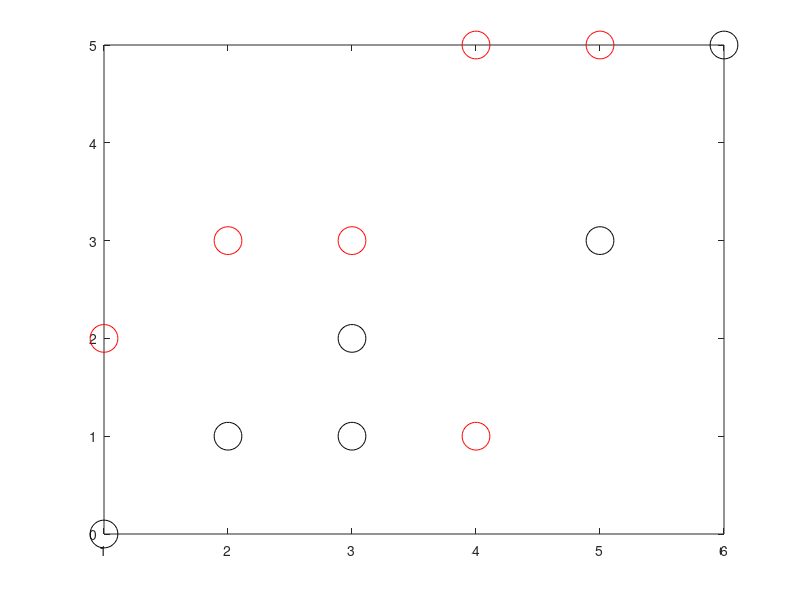

MATLAB code to generate this figure: (Note: this script raises an error after producing the figure.)
close 
close all
clc
x1 = [1,2;2,3;3,3;4,5;5,5]'; %vanilla

x1 = [1,2;2,3;3,3;4,1;4,5;5,5]';
x2 = [1,0;2,1;3,1;3,2;5,3;6,5]';
figure
plot(x1(1,:),x1(2,:),'ro','MarkerSize',20)
hold on
plot(x2(1,:),x2(2,:),'ko','MarkerSize',20)
hold on
tn = [ones(length(x1),1);-ones(length(x2),1)]';
tn = load('q2tn.mat','tn');
tn = tn.tn;
x = [x1,x2];
x = load('q2x.mat','x');
x = x.x;
C = 10;
H = (tn'*tn).*(x'*x)+eye(length(x))*0.001;
% H = (tn'*tn).*(x'*x);
f = -ones(length(x),1);

Aineq = [eye(length(x));-eye(length(x))];
bineq = [C*ones(length(x),1);zeros(length(x),1)];

Aeq = [tn;zeros(length(x)-1,length(x))];
beq = zeros(length(x),1);

[lambda,FVAL,EXITFLAG] = quadprog(H,f,Aineq,bineq,Aeq,beq);
svm_index = find(round(lambda,2));
w = (lambda.*tn')'*x';

Ns = length(svm_index);
tn_n = tn(svm_index);
x_n = x(:,svm_index);
pos_svm = x_n(:,find(tn_n(tn_n>0)));
neg_svm = x_n(:,length(find(tn_n(tn_n>0)))+1:end);
lambda_n = lambda(svm_index,:);
b=0;
for i = 1:Ns
    i=1;
    b=b+(tn_n(:,i)-(lambda_n.*tn_n')'*x_n'*x_n(:,i));
end
b = b/Ns;
y = w*x+b;
class=sign(y);
true_class = tn;
% rr = [1,2,3,4,5,6,7,8,9,10,11];
% plot([1,6],[0,5])
w
b